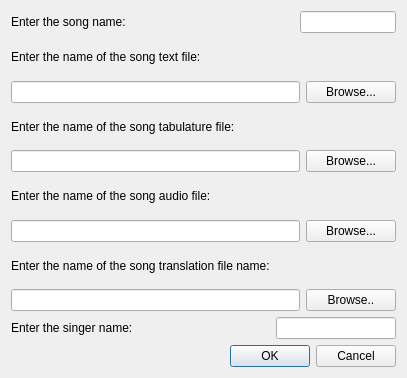
<?xml version="1.0" encoding="UTF-8"?>
<ui version="4.0">
 <class>SongAddingDialog</class>
 <widget class="QDialog" name="SongAddingDialog">
  <property name="geometry">
   <rect>
    <x>0</x>
    <y>0</y>
    <width>407</width>
    <height>378</height>
   </rect>
  </property>
  <property name="windowTitle">
   <string>Dialog</string>
  </property>
  <layout class="QGridLayout" name="gridLayout">
   <item row="0" column="0">
    <widget class="QLabel" name="label">
     <property name="text">
      <string>Enter the song name:</string>
     </property>
    </widget>
   </item>
   <item row="0" column="1" colspan="4">
    <spacer name="horizontalSpacer_4">
     <property name="orientation">
      <enum>Qt::Horizontal</enum>
     </property>
     <property name="sizeHint" stdset="0">
      <size>
       <width>140</width>
       <height>20</height>
      </size>
     </property>
    </spacer>
   </item>
   <item row="0" column="5" colspan="2">
    <widget class="QLineEdit" name="songNameLineEdit"/>
   </item>
   <item row="1" column="0" colspan="2">
    <widget class="QLabel" name="label_2">
     <property name="text">
      <string>Enter the name of the song text file:</string>
     </property>
    </widget>
   </item>
   <item row="1" column="2" colspan="5">
    <spacer name="horizontalSpacer_3">
     <property name="orientation">
      <enum>Qt::Horizontal</enum>
     </property>
     <property name="sizeHint" stdset="0">
      <size>
       <width>162</width>
       <height>20</height>
      </size>
     </property>
    </spacer>
   </item>
   <item row="2" column="0" colspan="6">
    <widget class="QLineEdit" name="songTextLineEdit"/>
   </item>
   <item row="2" column="6">
    <widget class="QPushButton" name="browseSongTextPushButton">
     <property name="text">
      <string>Browse...</string>
     </property>
    </widget>
   </item>
   <item row="3" column="0" colspan="3">
    <widget class="QLabel" name="label_3">
     <property name="text">
      <string>Enter the name of the song tabulature file:</string>
     </property>
    </widget>
   </item>
   <item row="3" column="3" colspan="4">
    <spacer name="horizontalSpacer_2">
     <property name="orientation">
      <enum>Qt::Horizontal</enum>
     </property>
     <property name="sizeHint" stdset="0">
      <size>
       <width>125</width>
       <height>20</height>
      </size>
     </property>
    </spacer>
   </item>
   <item row="4" column="0" colspan="6">
    <widget class="QLineEdit" name="songTabLineEdit"/>
   </item>
   <item row="4" column="6">
    <widget class="QPushButton" name="browseSongTabPushButton">
     <property name="text">
      <string>Browse...</string>
     </property>
    </widget>
   </item>
   <item row="5" column="0" colspan="2">
    <widget class="QLabel" name="label_4">
     <property name="text">
      <string>Enter the name of the song audio file:</string>
     </property>
    </widget>
   </item>
   <item row="5" column="2" colspan="5">
    <spacer name="horizontalSpacer">
     <property name="orientation">
      <enum>Qt::Horizontal</enum>
     </property>
     <property name="sizeHint" stdset="0">
      <size>
       <width>162</width>
       <height>20</height>
      </size>
     </property>
    </spacer>
   </item>
   <item row="6" column="0" colspan="6">
    <widget class="QLineEdit" name="songAudiofileLineEdit"/>
   </item>
   <item row="6" column="6">
    <widget class="QPushButton" name="browseSongAudiofilePushButton">
     <property name="text">
      <string>Browse...</string>
     </property>
    </widget>
   </item>
   <item row="7" column="0" colspan="5">
    <widget class="QLabel" name="label_5">
     <property name="text">
      <string>Enter the name of the song translation file name:</string>
     </property>
    </widget>
   </item>
   <item row="7" column="6">
    <spacer name="horizontalSpacer_5">
     <property name="orientation">
      <enum>Qt::Horizontal</enum>
     </property>
     <property name="sizeHint" stdset="0">
      <size>
       <width>90</width>
       <height>20</height>
      </size>
     </property>
    </spacer>
   </item>
   <item row="8" column="0" colspan="6">
    <widget class="QLineEdit" name="songTranslationLineEdit"/>
   </item>
   <item row="8" column="6">
    <widget class="QPushButton" name="browseSongTranslationPushButton">
     <property name="text">
      <string>Browse..</string>
     </property>
    </widget>
   </item>
   <item row="9" column="0">
    <widget class="QLabel" name="label_6">
     <property name="text">
      <string>Enter the singer name:</string>
     </property>
    </widget>
   </item>
   <item row="9" column="1" colspan="3">
    <spacer name="horizontalSpacer_6">
     <property name="orientation">
      <enum>Qt::Horizontal</enum>
     </property>
     <property name="sizeHint" stdset="0">
      <size>
       <width>126</width>
       <height>20</height>
      </size>
     </property>
    </spacer>
   </item>
   <item row="9" column="4" colspan="3">
    <widget class="QLineEdit" name="singerNameLineEdit"/>
   </item>
   <item row="10" column="0" colspan="7">
    <widget class="QDialogButtonBox" name="buttonBox">
     <property name="orientation">
      <enum>Qt::Horizontal</enum>
     </property>
     <property name="standardButtons">
      <set>QDialogButtonBox::Cancel|QDialogButtonBox::Ok</set>
     </property>
    </widget>
   </item>
  </layout>
 </widget>
 <resources/>
 <connections>
  <connection>
   <sender>buttonBox</sender>
   <signal>accepted()</signal>
   <receiver>SongAddingDialog</receiver>
   <slot>accept()</slot>
   <hints>
    <hint type="sourcelabel">
     <x>248</x>
     <y>254</y>
    </hint>
    <hint type="destinationlabel">
     <x>157</x>
     <y>274</y>
    </hint>
   </hints>
  </connection>
  <connection>
   <sender>buttonBox</sender>
   <signal>rejected()</signal>
   <receiver>SongAddingDialog</receiver>
   <slot>reject()</slot>
   <hints>
    <hint type="sourcelabel">
     <x>316</x>
     <y>260</y>
    </hint>
    <hint type="destinationlabel">
     <x>286</x>
     <y>274</y>
    </hint>
   </hints>
  </connection>
 </connections>
</ui>
